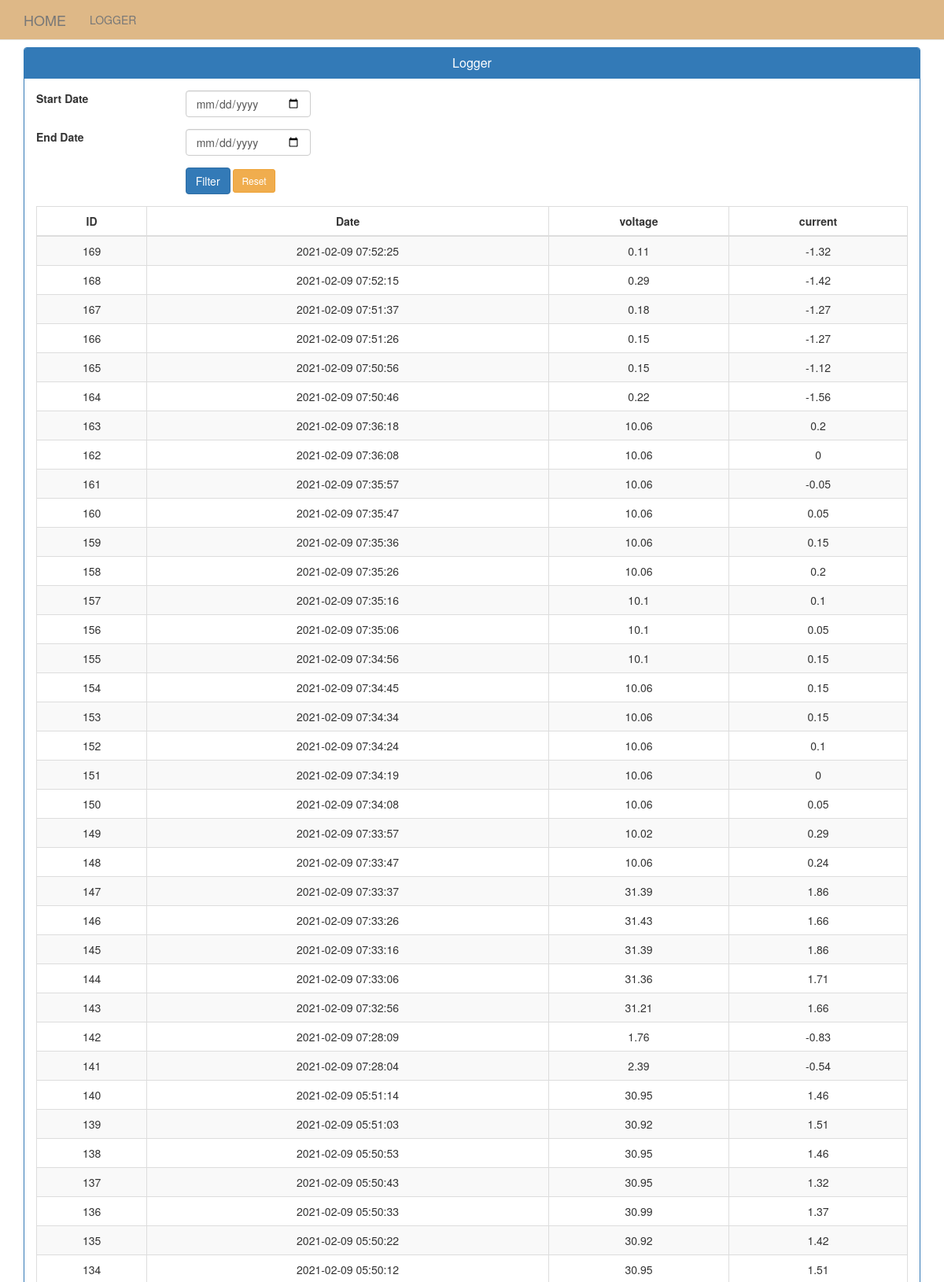
Page /goal.php (upper part) on the committed database.
### tables this page shows
CREATE TABLE `curve` (
  `id` int(100) NOT NULL,
  `voltage` float NOT NULL,
  `current` float NOT NULL,
  `power` float NOT NULL,
  `luminance` float NOT NULL,
  `temperature` float NOT NULL,
  `date` datetime NOT NULL DEFAULT current_timestamp()
);

### goal.php (the view)
<?php include "header.php"; ?>
<div class="container">
  <div class="panel panel-primary">
    <div class="panel-heading">
      <h3 class="panel-title">
        <center>Logger</center>
      </h3>
    </div>
    <?php
    if (isset($_POST['submit'])) {
      if (isset($_GET['sdate']) || isset($_GET['edate'])) {
        $sdate = $_GET['sdate'];
        $edate = $_GET['edate'];
        $sqlAdmin = mysqli_query($konek, "SELECT id,date,voltage,current FROM curve WHERE date >= " . $sdate . " AND date <= " . $edate . " ORDER BY ID DESC LIMIT 0,100");
      }
    } else {
      $sqlAdmin = mysqli_query($konek, "SELECT id,date,voltage,current FROM curve ORDER BY ID DESC LIMIT 0,100");
    }
    ?>
    <div class="panel-body">
      <form class="form-horizontal" method="GET" action="goal.php">
        <div class="form-group">
          <label class="col-md-2">Start Date</label>
          <div class="col-md-2">
            <input type="date" name="sdate" class="form-control" value="<?php echo $sdate; ?>" required>
          </div>
        </div>
        <div class="form-group">
          <label class="col-md-2">End Date</label>
          <div class="col-md-2">
            <input type="date" name="edate" class="form-control" value="<?php echo $edate; ?>" required>
          </div>
        </div>
        <div class="form-group">
          <label class="col-md-2"></label>
          <div class="col-md-8">
            <input type="submit" name="submit" class="btn btn-primary" value="Filter">
            <a href='goal.php' class='btn btn-warning btn-sm'>Reset</a>
          </div>
        </div>
      </form>
      <table class="table table-bordered table-striped">
        <thead>
          <tr>
            <th class='text-center'>ID</th>
            <th class='text-center'>Date</th>
            <th class='text-center'>voltage</th>
            <th class='text-center'>current</th>
          </tr>
        </thead>
        <tbody>
          <?php
          while ($data = mysqli_fetch_array($sqlAdmin)) {
            echo "<tr >
            <td><center>$data[id]</td>
            <td><center>$data[date]</td>
            <td><center>$data[voltage]</td>
            <td><center>$data[current]</td>
            </tr>";
          }
          ?>
        </tbody>
      </table>
    </div>
  </div>
</div>
<?php include "footer.php"; ?>

### header.php (shortened to what this page needs)
<!DOCTYPE html>
<html lang="en">
<head>
  <link href="assets/css/bootstrap.min.css" rel="stylesheet">
  <link href="assets/style.css" rel="stylesheet">
</head>
<body>
  <nav class="navbar navbar-default navbar-fixed-top" style="background-color: burlywood;">
    <div class="container">
      <div class="navbar-header">
        <a class="navbar-brand" href="./">HOME</a>
      </div>
      <div id="navbar" class="collapse navbar-collapse">
        <ul class="nav navbar-nav">
          <li><a href="goal.php">LOGGER</a></li>
        </ul>
      </div>
    </div>
  </nav>

### footer.php (shortened to what this page needs)
</body>
</html>

### assets/style.css (style rules this page uses)
html { position: relative; min-height: 100%; }
body { margin-bottom: 80px; }
body > .container { padding: 60px 15px 0; }

### rows in the picture
curve: id "169", date "2021-02-09 07:52:25", voltage "0.11", current "-1.32"
curve: id "168", date "2021-02-09 07:52:15", voltage "0.29", current "-1.42"
curve: id "167", date "2021-02-09 07:51:37", voltage "0.18", current "-1.27"
curve: id "166", date "2021-02-09 07:51:26", voltage "0.15", current "-1.27"
curve: id "165", date "2021-02-09 07:50:56", voltage "0.15", current "-1.12"
curve: id "164", date "2021-02-09 07:50:46", voltage "0.22", current "-1.56"
curve: id "163", date "2021-02-09 07:36:18", voltage "10.06", current "0.2"
curve: id "162", date "2021-02-09 07:36:08", voltage "10.06", current "0"
curve: id "161", date "2021-02-09 07:35:57", voltage "10.06", current "-0.05"
curve: id "160", date "2021-02-09 07:35:47", voltage "10.06", current "0.05"
curve: id "159", date "2021-02-09 07:35:36", voltage "10.06", current "0.15"
curve: id "158", date "2021-02-09 07:35:26", voltage "10.06", current "0.2"
curve: id "157", date "2021-02-09 07:35:16", voltage "10.1", current "0.1"
curve: id "156", date "2021-02-09 07:35:06", voltage "10.1", current "0.05"
curve: id "155", date "2021-02-09 07:34:56", voltage "10.1", current "0.15"
curve: id "154", date "2021-02-09 07:34:45", voltage "10.06", current "0.15"
curve: id "153", date "2021-02-09 07:34:34", voltage "10.06", current "0.15"
curve: id "152", date "2021-02-09 07:34:24", voltage "10.06", current "0.1"
curve: id "151", date "2021-02-09 07:34:19", voltage "10.06", current "0"
curve: id "150", date "2021-02-09 07:34:08", voltage "10.06", current "0.05"
curve: id "149", date "2021-02-09 07:33:57", voltage "10.02", current "0.29"
curve: id "148", date "2021-02-09 07:33:47", voltage "10.06", current "0.24"
curve: id "147", date "2021-02-09 07:33:37", voltage "31.39", current "1.86"
curve: id "146", date "2021-02-09 07:33:26", voltage "31.43", current "1.66"
curve: id "145", date "2021-02-09 07:33:16", voltage "31.39", current "1.86"
curve: id "144", date "2021-02-09 07:33:06", voltage "31.36", current "1.71"
curve: id "143", date "2021-02-09 07:32:56", voltage "31.21", current "1.66"
curve: id "142", date "2021-02-09 07:28:09", voltage "1.76", current "-0.83"
curve: id "141", date "2021-02-09 07:28:04", voltage "2.39", current "-0.54"
curve: id "140", date "2021-02-09 05:51:14", voltage "30.95", current "1.46"
curve: id "139", date "2021-02-09 05:51:03", voltage "30.92", current "1.51"
curve: id "138", date "2021-02-09 05:50:53", voltage "30.95", current "1.46"
curve: id "137", date "2021-02-09 05:50:43", voltage "30.95", current "1.32"
curve: id "136", date "2021-02-09 05:50:33", voltage "30.99", current "1.37"
curve: id "135", date "2021-02-09 05:50:22", voltage "30.92", current "1.42"
curve: id "134", date "2021-02-09 05:50:12", voltage "30.95", current "1.51"
